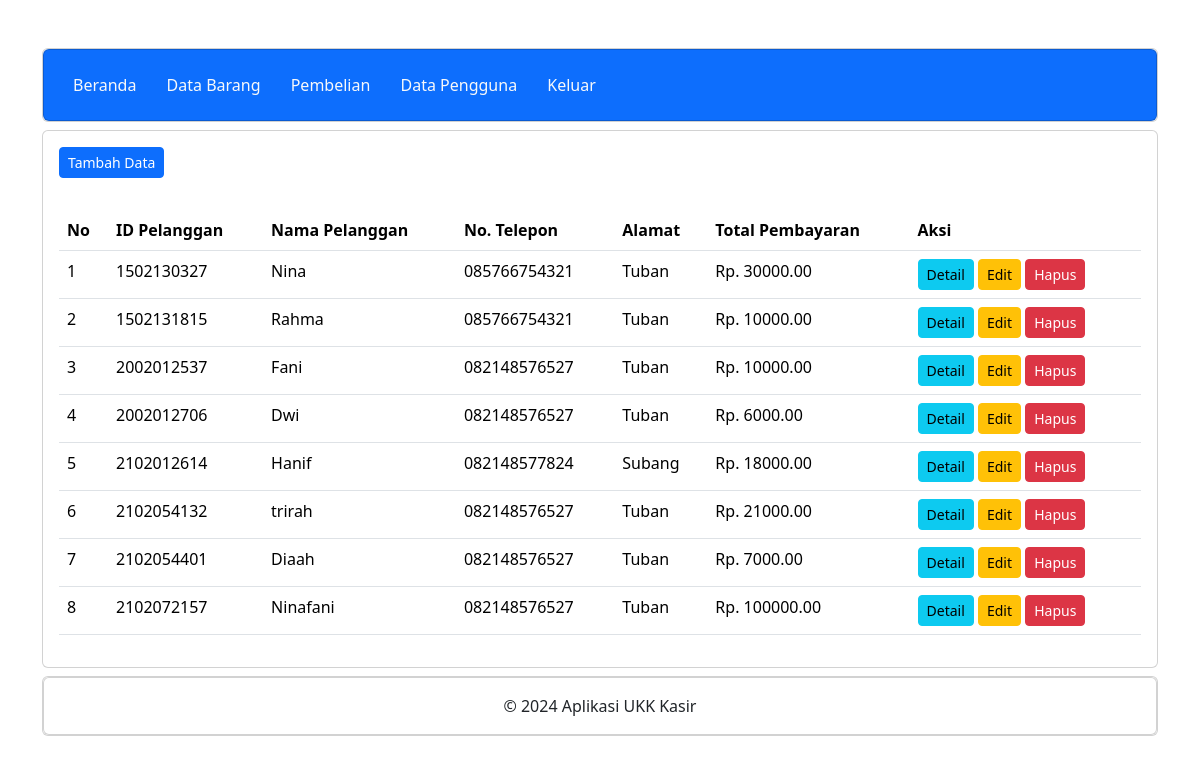
Page /administrator/pembelian.php (signed in) on the committed database.
### tables this page shows
CREATE TABLE `penjualan` (
  `PenjualanID` int(11) NOT NULL,
  `TanggalPenjualan` date NOT NULL,
  `TotalHarga` decimal(10,2) NOT NULL DEFAULT 0.00,
  `PelangganID` varchar(20) NOT NULL
);

CREATE TABLE `pelanggan` (
  `PelangganID` varchar(20) NOT NULL,
  `NamaPelanggan` varchar(255) NOT NULL,
  `Alamat` text NOT NULL,
  `NomorTelepon` varchar(15) NOT NULL
);

### administrator/pembelian.php (the view, shortened to what this page needs)
<?php
include "header.php";
include "navbar.php";
?>
<div class="card mt-2">
	<div class="card-body">
		<button type="button" class="btn btn-primary btn-sm" data-bs-toggle="modal" data-bs-target="#tambah-data">
			Tambah Data
		</button>
	</div>
	<div class="card-body">
		<table class="table">
			<thead>
				<tr>
					<th>No</th>
					<th>ID Pelanggan</th>
					<th>Nama Pelanggan</th>
					<th>No. Telepon</th>
					<th>Alamat</th>
					<th>Total Pembayaran</th>
					<th>Aksi</th>
				</tr>
			</thead>
			<tbody>
				<?php
				include '../koneksi.php';
				$no = 1;
				$data = mysqli_query($koneksi,"SELECT * FROM pelanggan INNER JOIN penjualan ON pelanggan.PelangganID=penjualan.PelangganID");
				while($d = mysqli_fetch_array($data)){
					?>
					<tr>
						<td><?php echo $no++; ?></td>
						<td><?php echo $d['PelangganID']; ?></td>
						<td><?php echo $d['NamaPelanggan']; ?></td>
						<td><?php echo $d['NomorTelepon']; ?></td>
						<td><?php echo $d['Alamat']; ?></td>
						<td>Rp. <?php echo $d['TotalHarga']; ?></td>
						<td>
							<a class="btn btn-info btn-sm" href="detail_pembelian.php?PelangganID=<?php echo $d['PelangganID']; ?>">Detail</a>
							<button type="button" class="btn btn-warning btn-sm" data-bs-toggle="modal" data-bs-target="#edit-data<?php echo $d['PelangganID']; ?>">
								Edit
							</button>
							<button type="button" class="btn btn-danger btn-sm" data-bs-toggle="modal" data-bs-target="#hapus-data<?php echo $d['PelangganID']; ?>">
								Hapus
							</button>
						</td>
					</tr>
				<?php } ?>
			</tbody>
		</table>
	</div>
</div>
<?php
include "footer.php";
?>

### rows in the picture
penjualan: PelangganID "1502130327", PelangganID.NamaPelanggan "Nina", PelangganID.NomorTelepon "085766754321", PelangganID.Alamat "Tuban", TotalHarga "30000.00"
penjualan: PelangganID "1502131815", PelangganID.NamaPelanggan "Rahma", PelangganID.NomorTelepon "085766754321", PelangganID.Alamat "Tuban", TotalHarga "10000.00"
penjualan: PelangganID "2002012537", PelangganID.NamaPelanggan "Fani", PelangganID.NomorTelepon "082148576527", PelangganID.Alamat "Tuban", TotalHarga "10000.00"
penjualan: PelangganID "2002012706", PelangganID.NamaPelanggan "Dwi", PelangganID.NomorTelepon "082148576527", PelangganID.Alamat "Tuban", TotalHarga "6000.00"
penjualan: PelangganID "2102012614", PelangganID.NamaPelanggan "Hanif", PelangganID.NomorTelepon "082148577824", PelangganID.Alamat "Subang", TotalHarga "18000.00"
penjualan: PelangganID "2102054132", PelangganID.NamaPelanggan "trirah", PelangganID.NomorTelepon "082148576527", PelangganID.Alamat "Tuban", TotalHarga "21000.00"
penjualan: PelangganID "2102054401", PelangganID.NamaPelanggan "Diaah", PelangganID.NomorTelepon "082148576527", PelangganID.Alamat "Tuban", TotalHarga "7000.00"
penjualan: PelangganID "2102072157", PelangganID.NamaPelanggan "Ninafani", PelangganID.NomorTelepon "082148576527", PelangganID.Alamat "Tuban", TotalHarga "100000.00"
